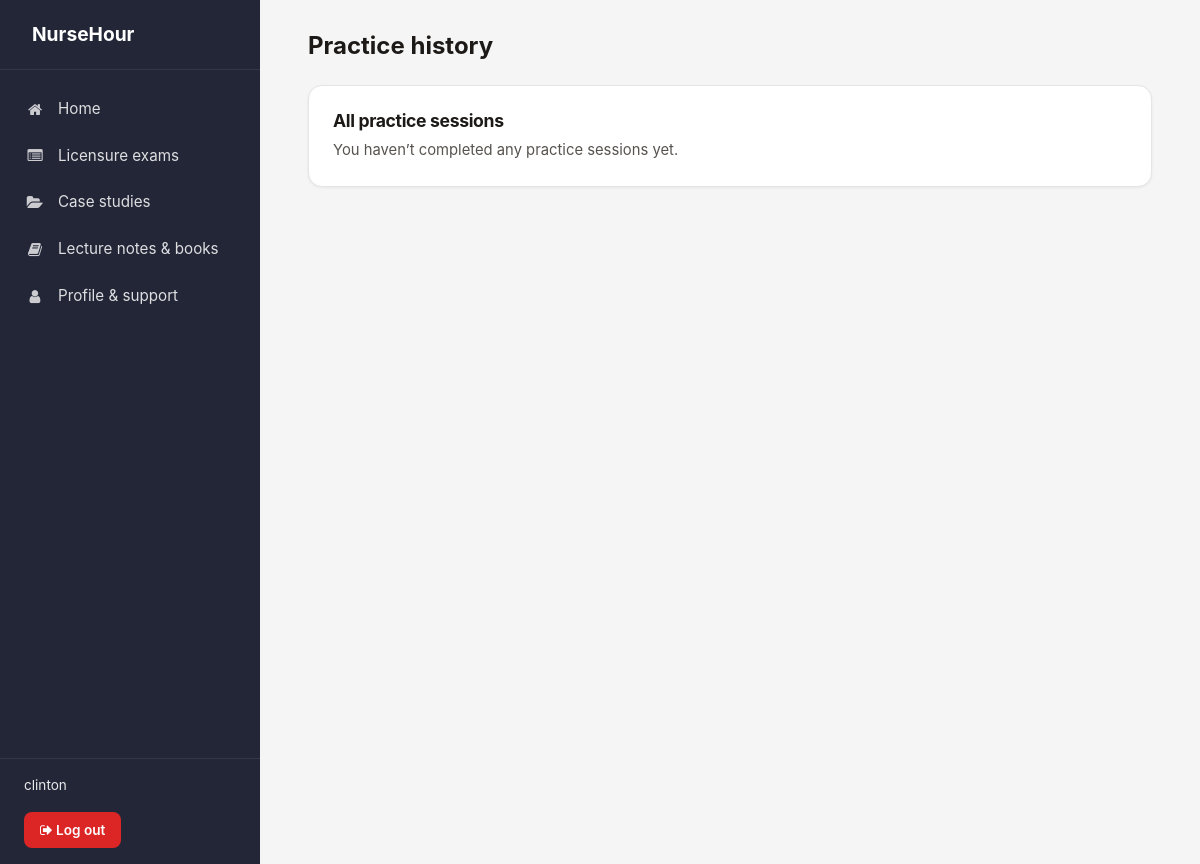
Page /dashboard/practice-history/ (signed in) on the earlier database version.
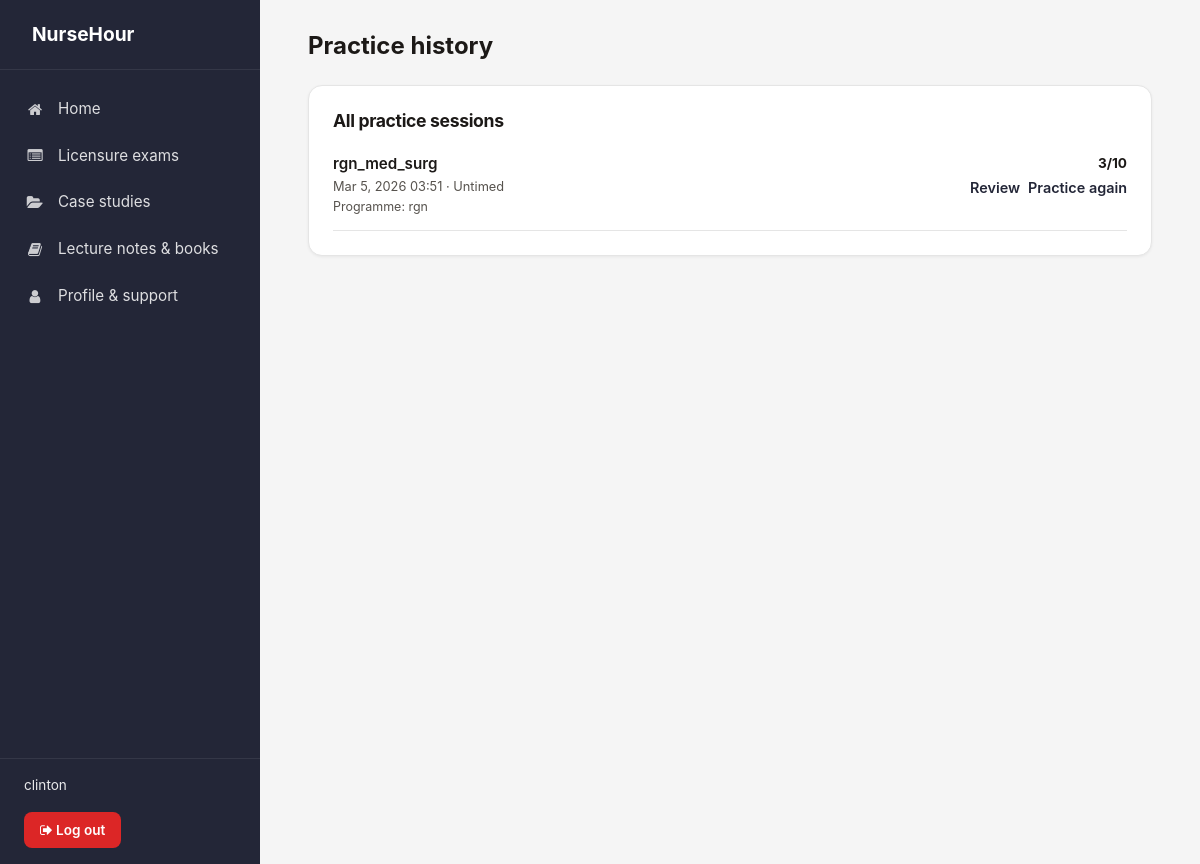
Same page on the later database version.
### website/models.py (models this page shows)
class PracticeSession(models.Model):
    user = models.ForeignKey(settings.AUTH_USER_MODEL, on_delete=models.CASCADE, related_name='practice_sessions')
    program = models.CharField(max_length=10, blank=True, default='')
    paper = models.CharField(max_length=40, blank=True, default='')
    timed = models.BooleanField(default=False, help_text='If true, student practiced under timed conditions (50s per question).')
    total_questions = models.PositiveIntegerField()
    correct_count = models.PositiveIntegerField(default=0)
    questions = models.JSONField(default=list, help_text='List of MCQQuestion IDs for this session in order.')
    started_at = models.DateTimeField(default=timezone.now)
    finished_at = models.DateTimeField(null=True, blank=True)
    created_at = models.DateTimeField(auto_now_add=True)
    class Meta:
        ordering = ['-started_at']

### website/views.py (the view)
# urls.py: path('dashboard/practice-history/', views.practice_history, name='practice_history'),
@login_required
def practice_history(request):
    if _is_admin_user(request.user):
        return redirect('website:admin_dashboard')
    sessions = PracticeSession.objects.filter(user=request.user).order_by('-started_at')
    context = {'sessions': sessions}
    return render(request, 'website/practice_history.html', context)

### website/views.py (called while the page is built)
def _is_admin_user(user):
    return user and user.is_authenticated and getattr(settings, 'ADMIN_EMAIL', None) and user.email == settings.ADMIN_EMAIL

### templates/website/practice_history.html (shortened to what this page needs)
{% extends 'dashboard_base.html' %}
{% load static %}
{% block page_title %}Practice history{% endblock %}
{% block sidebar_nav %}
    <a href="{% url 'website:dashboard' %}"><i class="fa fa-home"></i> Home</a>
    <a href="{% url 'website:practice' %}"><i class="fa fa-list-alt"></i> Licensure exams</a>
    <a href="{% url 'website:case_studies' %}"><i class="fa fa-folder-open"></i> Case studies</a>
    <a href="{% url 'website:resources' %}"><i class="fa fa-book"></i> Lecture notes &amp; books</a>
    <a href="{% url 'website:profile_support' %}"><i class="fa fa-user"></i> Profile &amp; support</a>
{% endblock %}
{% block content %}
    <div class="db-card">
        <h2 class="db-card__title">All practice sessions</h2>
        {% if sessions %}
            <ul style="list-style:none;margin:0;padding:0;">
                {% for s in sessions %}
                <li style="padding:0.85rem 0;border-bottom:1px solid var(--db-border);">
                    <div style="display:flex;justify-content:space-between;align-items:flex-start;gap:1rem;flex-wrap:wrap;">
                        <div>
                            <div style="font-size:0.95rem;font-weight:600;margin-bottom:0.1rem;">
                                {{ s.paper|default:"Practice session" }}
                            </div>
                            <div style="font-size:0.8rem;color:var(--db-muted);">
                                {{ s.started_at|date:"M j, Y H:i" }} · {{ s.timed|yesno:"Timed,Untimed" }}
                            </div>
                            {% if s.program %}
                                <div style="font-size:0.78rem;color:var(--db-muted);margin-top:0.1rem;">
                                    Programme: {{ s.program }}
                                </div>
                            {% endif %}
                        </div>
                        <div style="text-align:right;">
                            <div style="font-size:0.85rem;margin-bottom:0.25rem;">
                                {% if s.total_questions %}
                                    <strong>{{ s.correct_count }}/{{ s.total_questions }}</strong>
                                {% else %}
                                    —
                                {% endif %}
                            </div>
                            <div style="display:flex;gap:0.5rem;justify-content:flex-end;flex-wrap:wrap;font-size:0.8rem;">
                                <a href="{% url 'website:practice_review' s.id %}">Review</a>
                                <a href="{% url 'website:practice_repeat' s.id %}">Practice again</a>
                            </div>
                        </div>
                    </div>
                </li>
                {% endfor %}
            </ul>
        {% else %}
            <p class="db-card__text">You haven’t completed any practice sessions yet.</p>
        {% endif %}
    </div>
{% endblock %}

### templates/dashboard_base.html (shortened to what this page needs)
{% load static %}
<!DOCTYPE html>
<html lang="en">
<head>
    <link rel="stylesheet" href="{% static 'css/bootstrap.min.css' %}">
    <link rel="stylesheet" href="https://cdn.jsdelivr.net/npm/font-awesome@4.7.0/css/font-awesome.min.css">
</head>
<body class="db-body">
    <div class="db-root">
        <aside class="db-sidebar">
            <div class="db-sidebar__logo">
                <a href="{% url 'website:home' %}">
                    NurseHour
                </a>
            </div>
            <nav class="db-sidebar__nav">
                {% block sidebar_nav %}{% endblock %}
            </nav>
            <div class="db-sidebar__user">
                <div class="db-sidebar__user-name">{{ user.get_short_name|default:user.email }}</div>
                <a href="{% url 'website:logout' %}" class="db-sidebar__logout"><i class="fa fa-sign-out"></i> Log out</a>
            </div>
        </aside>
        <main class="db-main">
            <div class="db-main__inner">
                <h1 class="db-main__title">{% block page_title %}Dashboard{% endblock %}</h1>
                {% block content %}{% endblock %}
            </div>
        </main>
    </div>
</body>
</html>

### templates/dashboard_base.html (style rules this page uses)
:root { --db-dark: #232637; --db-dark-hover: #1a1c28; --db-bg: #f5f5f5; --db-card: #ffffff; --db-border: #e5e5e5; --db-text: #1c1917; --db-muted: #57534e; --db-sidebar-w: 260px; --db-bottom-h: 64px; }
* { box-sizing: border-box; }
.db-body { margin: 0; font-family: -apple-system, BlinkMacSystemFont, 'Segoe UI', Roboto, Oxygen, Ubuntu, sans-serif; background: var(--db-bg); color: var(--db-text); min-height: 100vh; padding-bottom: var(--db-bottom-h); }
.db-root { display: flex; min-height: 100vh; }
.db-sidebar { width: var(--db-sidebar-w); background: var(--db-dark); color: #fff; flex-shrink: 0; display: flex; flex-direction: column; position: fixed; top: 0; left: 0; bottom: 0; z-index: 100; }
.db-sidebar__logo { padding: 1.25rem 1.5rem; border-bottom: 1px solid rgba(255,255,255,0.08); }
.db-sidebar__logo a { color: #fff; text-decoration: none; font-weight: 700; font-size: 1.2rem; display: flex; align-items: center; }
.db-sidebar__nav { flex: 1; padding: 1rem 0; overflow-y: auto; }
.db-sidebar__nav a { display: flex; align-items: center; padding: 0.75rem 1.5rem; color: rgba(255,255,255,0.85); text-decoration: none; font-size: 0.95rem; transition: background 0.15s, color 0.15s; }
.db-sidebar__nav .fa { width: 22px; margin-right: 0.75rem; text-align: center; opacity: 0.9; }
.db-sidebar__user { padding: 1rem 1.5rem; border-top: 1px solid rgba(255,255,255,0.08); }
.db-sidebar__user-name { font-size: 0.85rem; color: rgba(255,255,255,0.9); margin-bottom: 0.5rem; }
.db-sidebar__user a { color: rgba(255,255,255,0.7); font-size: 0.85rem; text-decoration: none; }
.db-sidebar__logout { display: inline-block; margin-top: 0.5rem; padding: 0.5rem 1rem; font-size: 0.85rem; font-weight: 600; color: #fff !important; background: #dc2626; border-radius: 8px; border: none; text-decoration: none !important; transition: background 0.2s, transform 0.1s; }
.db-main { flex: 1; margin-left: var(--db-sidebar-w); padding: 1.5rem; min-height: 100vh; display: flex; flex-direction: column; align-items: stretch; }
.db-main__title { font-size: 1.5rem; font-weight: 700; margin: 0 0 1.5rem; color: var(--db-text); }
.db-main__inner { width: 100%; max-width: 100%; }
@media (min-width: 992px) { .db-main { padding: 2rem 2.5rem; align-items: center; } }
@media (min-width: 992px) { .db-main__inner { max-width: 860px; margin: 0 auto; } }
@media (min-width: 1200px) { .db-main { padding: 2rem 3rem; } }
@media (min-width: 1200px) { .db-main__inner { max-width: 900px; } }
.db-card { background: var(--db-card); border: 1px solid var(--db-border); border-radius: 14px; padding: 1.5rem; margin-bottom: 1.5rem; box-shadow: 0 1px 3px rgba(0,0,0,0.06); transition: box-shadow 0.2s ease; }
.db-card__title { font-size: 1.1rem; font-weight: 700; margin: 0 0 0.5rem; color: var(--db-text); letter-spacing: -0.02em; }
.db-card a:not(.btn-save):not(.db-sidebar__logout) { color: var(--db-dark); font-weight: 600; font-size: 0.9rem; text-decoration: none; }

Differences in the rows shown:
added PracticeSession: paper "rgn_med_surg", started_at "Mar 5, 2026 03:51", timed "Untimed", program "rgn", correct_count "3", total_questions "10"
Other differences:
text no longer shown: "You haven’t completed any practice sessions yet."
